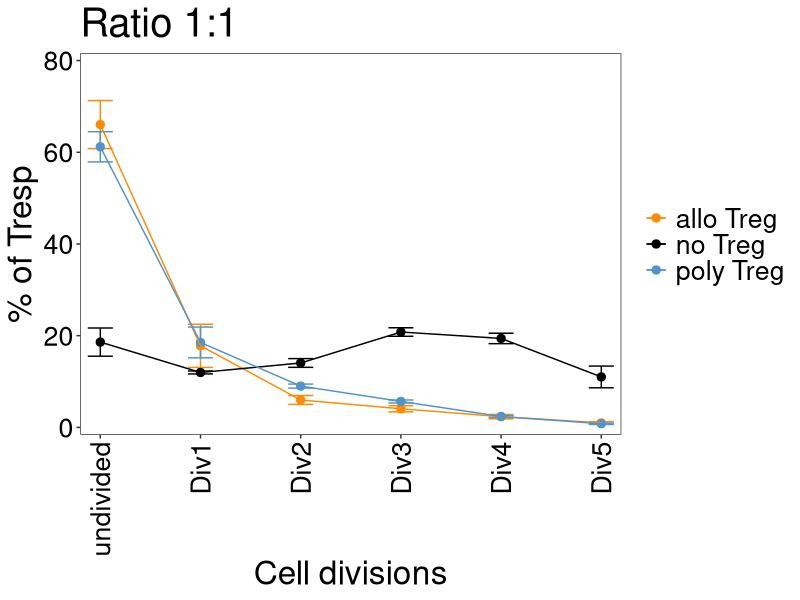
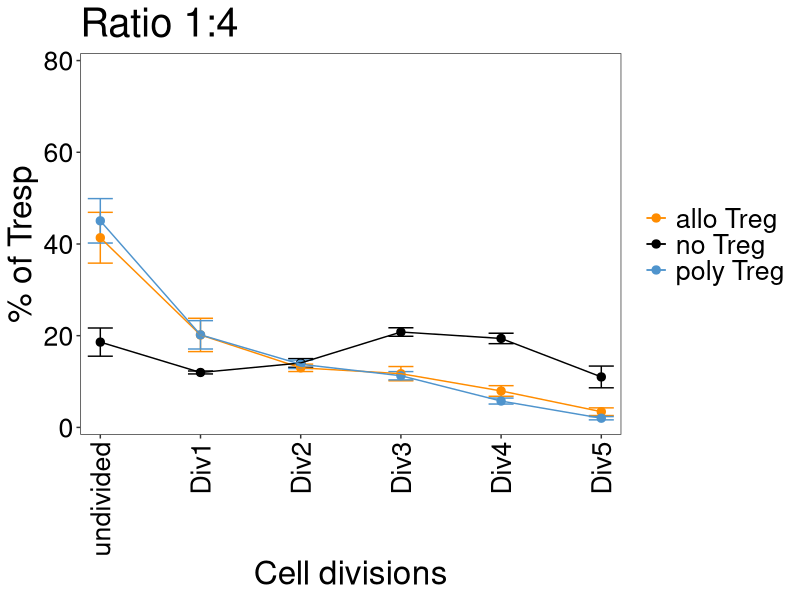
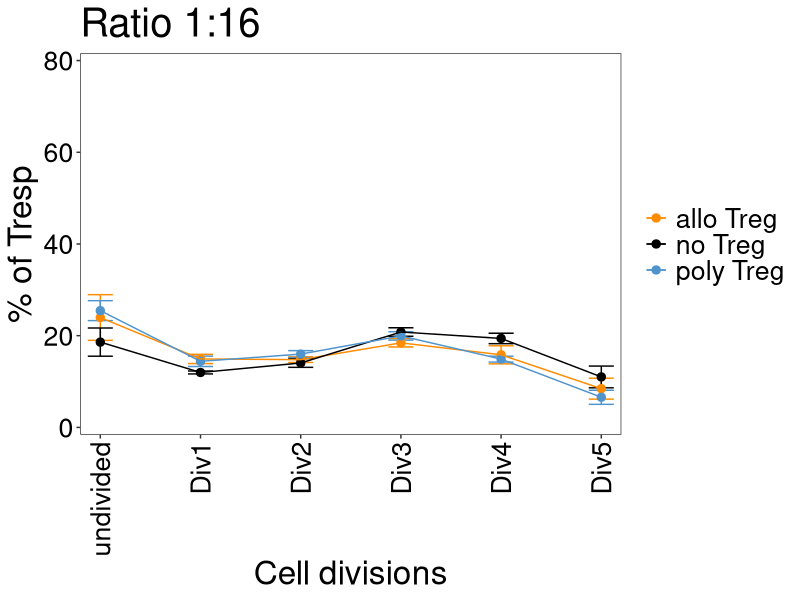
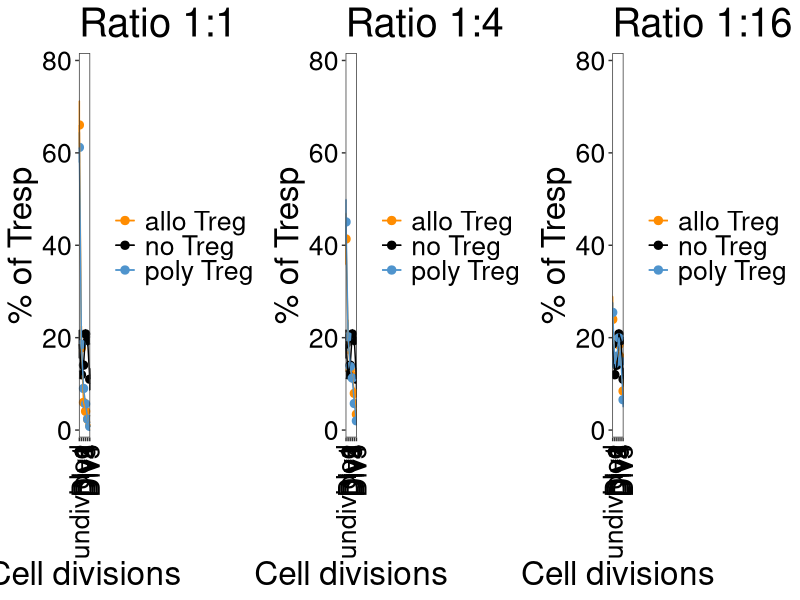

Recreate these plots in R, in order. (Note: this script raises an error after producing the figures.)
## ---- chunk 1
knitr::opts_chunk$set(echo = TRUE)
knitr::opts_knit$set(root.dir = normalizePath(".."))
knitr::write_bib(.packages(), "FigureRev_SuppressionAssay.packages.bib")
## ---- chunk 2
library(ggplot2)
library(scales)
library(tidyverse)
library(Hmisc)
library(ggpubr)
## ---- chunk 3
assay.data <- read.delim("./data/SupprAssay.txt", header=TRUE)
assay.data$Div <- factor(assay.data$Div,levels = c("undivided","Div1","Div2","Div3","Div4","Div5"))
assay.data$Type <- factor(assay.data$Type,levels = c("none","allo1:1","poly1:1","allo1:4","poly1:4","allo1:16","poly1:16"))
onetoone <- assay.data %>% filter(Ratio == "none" | Ratio == "01:01")
onetofour <- assay.data %>% filter(Ratio == "none" | Ratio == "01:04")
onetosixteen <- assay.data %>% filter(Ratio == "none" | Ratio == "01:16")
## ---- chunk 4
p1 <- ggplot(onetoone, aes(x=Div, y=Count, group=Exp, color=Exp)) +
      coord_cartesian(ylim = c(0,80)) +
      stat_summary(fun.data=mean_se, geom="errorbar", size=0.5, width = .25, position="identity") +
      stat_summary(fun = mean, geom = "point", size=2.5, position="identity") +
      stat_summary(fun = mean, geom = "line", size=.5, position="identity") +
      theme_bw() +
      theme(panel.grid.major = element_blank(), 
            panel.grid.minor = element_blank(), 
            axis.text.x = element_text(angle = 90, vjust = 0.5, hjust=1, color="black"), 
            axis.text.y = element_text(color="black"), 
            text = element_text(size = 24),
            legend.title=element_blank()) +
      scale_color_manual(labels = c(none = "no Treg", 
                               allo = "allo Treg", 
                               poly = "poly Treg"), 
                            values = c(none = "black", 
                               allo = "darkorange", 
                               poly = "steelblue3")
                         ) +
      scale_x_discrete(expand = c(0.04,0)) + scale_y_continuous(expand = c(0.02,0)) +
      labs(title="Ratio 1:1",x="Cell divisions", y = "% of Tresp")
p1
## ---- chunk 5
p2 <- ggplot(onetofour, aes(x=Div, y=Count, group=Exp, color=Exp)) +
      coord_cartesian(ylim = c(0,80)) +
      stat_summary(fun.data=mean_se, geom="errorbar", size=0.5, width = .25, position="identity") +
      stat_summary(fun = mean, geom = "point", size=2.5, position="identity") +
      stat_summary(fun = mean, geom = "line", size=.5, position="identity") +
      theme_bw() +
      theme(panel.grid.major = element_blank(), 
            panel.grid.minor = element_blank(), 
            axis.text.x = element_text(angle = 90, vjust = 0.5, hjust=1, color="black"), 
            axis.text.y = element_text(color="black"), 
            text = element_text(size = 24),
            legend.title=element_blank()) +
      scale_color_manual(labels = c(none = "no Treg", 
                               allo = "allo Treg", 
                               poly = "poly Treg"), 
                            values = c(none = "black", 
                               allo = "darkorange", 
                               poly = "steelblue3")
                         ) +
      scale_x_discrete(expand = c(0.04,0)) + scale_y_continuous(expand = c(0.02,0)) +
      labs(title="Ratio 1:4",x="Cell divisions", y = "% of Tresp")
p2
## ---- chunk 6
p3 <- ggplot(onetosixteen, aes(x=Div, y=Count, group=Exp, color=Exp)) +
      coord_cartesian(ylim = c(0,80)) +
      stat_summary(fun.data=mean_se, geom="errorbar", size=0.5, width = .25, position="identity") +
      stat_summary(fun = mean, geom = "point", size=2.5, position="identity") +
      stat_summary(fun = mean, geom = "line", size=.5, position="identity") +
      theme_bw() +
      theme(panel.grid.major = element_blank(), 
            panel.grid.minor = element_blank(), 
            axis.text.x = element_text(angle = 90, vjust = 0.5, hjust=1, color="black"), 
            axis.text.y = element_text(color="black"), 
            text = element_text(size = 24),
            legend.title=element_blank()) +
      scale_color_manual(labels = c(none = "no Treg", 
                               allo = "allo Treg", 
                               poly = "poly Treg"), 
                            values = c(none = "black", 
                               allo = "darkorange", 
                               poly = "steelblue3")
                         ) +
      scale_x_discrete(expand = c(0.04,0)) + scale_y_continuous(expand = c(0.02,0)) +
      labs(title="Ratio 1:16",x="Cell divisions", y = "% of Tresp")
p3
## ---- chunk 7
myTukey <- ""
myAnova <- ""
for (i in levels(onetoone$Div)) {
test.data <- onetoone[ which(onetoone$Div==i),]  
test.res.aov <- aov(Count~Exp, data=test.data)
myAnova[i] <- summary(test.res.aov)
myTukey[i] <- TukeyHSD(test.res.aov)
}
## ---- chunk 8
for (i in levels(onetoone$Div)) {
print(c(i, myAnova[i]), row.names = FALSE)
}
## ---- chunk 9
for (i in levels(onetoone$Div)) {
print(c(i, myTukey[i]))
}
## ---- chunk 10
myTukey <- ""
myAnova <- ""
for (i in levels(onetofour$Div)) {
test.data <- onetofour[ which(onetoone$Div==i),]  
test.res.aov <- aov(Count~Exp, data=test.data)
myAnova[i] <- summary(test.res.aov)
myTukey[i] <- TukeyHSD(test.res.aov)
}
## ---- chunk 11
for (i in levels(onetofour$Div)) {
print(c(i, myAnova[i]), row.names = FALSE)
}
## ---- chunk 12
for (i in levels(onetofour$Div)) {
print(c(i, myTukey[i]))
}
## ---- chunk 13
myTukey <- ""
myAnova <- ""
for (i in levels(onetosixteen$Div)) {
test.data <- onetosixteen[ which(onetosixteen$Div==i),]  
test.res.aov <- aov(Count~Exp, data=test.data)
myAnova[i] <- summary(test.res.aov)
myTukey[i] <- TukeyHSD(test.res.aov)
}
## ---- chunk 14
for (i in levels(onetosixteen$Div)) {
print(c(i, myAnova[i]), row.names = FALSE)
}
## ---- chunk 15
for (i in levels(onetosixteen$Div)) {
print(c(i, myTukey[i]))
}
## ---- chunk 16
figure <- ggarrange(p1, p2, p3,
                    labels = c("", "", ""),
                    ncol = 3, nrow = 1)
## ---- chunk 17
pdf("./figures/SuppressionAssay.pdf", height=5, width=15)
figure
dev.off()
## ---- chunk 18
sessionInfo(package = NULL)
writeLines(capture.output(sessionInfo(package = NULL)), "./Rscripts/FigureRev_SuppressionAssay_SessionInfo.txt")
